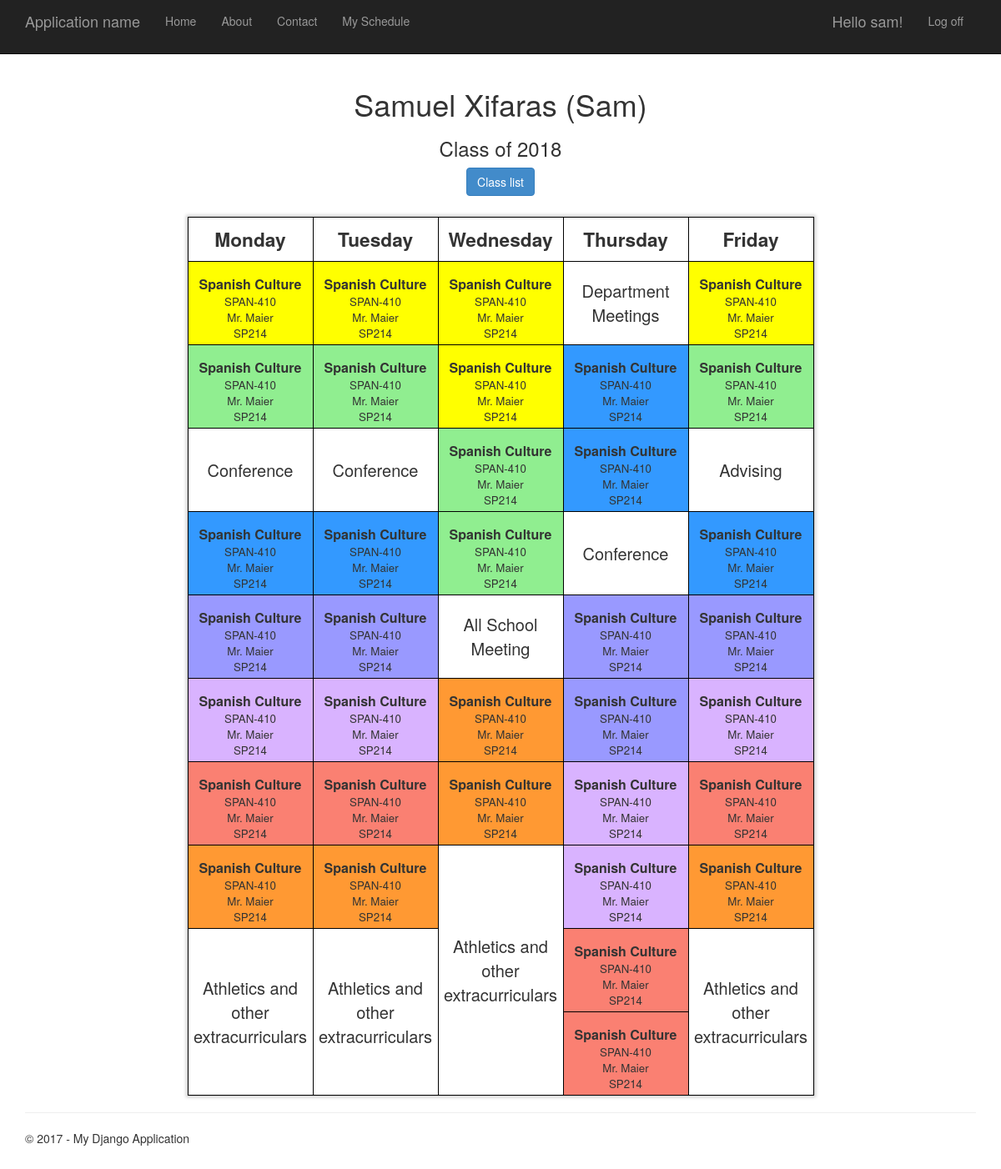
Screenshot of /schedule (signed in) with the database file from the repository.
### app/models.py (models this page shows)
class Schedule(models.Model):
    student = models.OneToOneField(Student)
    lunch_period = models.IntegerField(default=0)
    period1class = models.IntegerField(default=0)
    period2class = models.IntegerField(default=0)
    period3class = models.IntegerField(default=0)
    period4class = models.IntegerField(default=0)
    period5class = models.IntegerField(default=0)
    period6class = models.IntegerField(default=0)
    period7class = models.IntegerField(default=0)

class Student(models.Model):
    user = models.OneToOneField(User, null=True)
    student_id = models.CharField(max_length=7)
    student_name = models.CharField(max_length=100)
    student_email = models.CharField(max_length=100)
    student_nickname = models.CharField(max_length=20)
    graduation_year = models.IntegerField(default=0)

class Class(models.Model):
    title = models.CharField(max_length=25)
    department = models.CharField(max_length=4)
    level = models.CharField(max_length=4)
    period = models.IntegerField(default=0)
    instructor = models.CharField(max_length=40, blank=True, null=True)
    room = models.CharField(max_length=5)
    reddot = models.IntegerField(default=0) # 0 is no red dot, 1 is Monday, 2 Tuesday, etc.

### app/views.py (the view)
# urls.py: url(r'^schedule$', app.views.schedule, name='schedule'),
@login_required
def schedule(request):
    assert isinstance(request, HttpRequest)
    st = Student.objects.get(user=request.user)
    schedule = Schedule.objects.get(student=st)
    _class1 = Class.objects.get(id=schedule.period1class)
    _class2 = Class.objects.get(id=schedule.period2class)
    _class3 = Class.objects.get(id=schedule.period3class)
    _class4 = Class.objects.get(id=schedule.period4class)
    _class5 = Class.objects.get(id=schedule.period5class)
    _class6 = Class.objects.get(id=schedule.period6class)
    _class7 = Class.objects.get(id=schedule.period7class)
    context = {
        'title':'Schedule',
        'message':'Your application description page.',
        'year':datetime.now().year,
        'schedule':schedule,
        'class1':_class1,
        'class2':_class2,
        'class3':_class3,
        'class4':_class4,
        'class5':_class5,
        'class6':_class6,
        'class7':_class7
        }
    return render(
        request,
        'app/schedule.html',
        context
    )

### app/templates/app/schedule.html
{% extends "app/layout.html" %}
{% block content %}
<div id="scheduleheader">
    <h1>{{ schedule.student.student_name }} ({{schedule.student.student_nickname}})</h1>
    <h3>Class of {{schedule.student.graduation_year }}</h3>
    <p><a class="btn btn-primary btn-large" href="#">Class list</a></p>
</div>
<div id="schedulewrap">
    <table id="schedule">
        <thead>
            <tr>
                <td>Monday</td>
                <td>Tuesday</td>
                <td>Wednesday</td>
                <td>Thursday</td>
                <td>Friday</td>
            </tr>
        </thead>
        <tbody>
            <tr>
                <td style="background-color:yellow">{% include "app/classtemplate.html" with c=class1 %}</td>
                <td style="background-color:yellow">{% include "app/classtemplate.html" with c=class1 %}</td>
                <td style="background-color:yellow">{% include "app/classtemplate.html" with c=class1 %}</td>
                <td>Department Meetings</td>
                <td style="background-color:yellow">{% include "app/classtemplate.html" with c=class1 %}</td>
            </tr>
            <tr>
                <td style="background-color:lightgreen">{% include "app/classtemplate.html" with c=class2 %}</td>
                <td style="background-color:lightgreen">{% include "app/classtemplate.html" with c=class2 %}</td>
                <td style="background-color:yellow">{% include "app/classtemplate.html" with c=class1 %}</td>
                <td style="background-color:#3399ff">{% include "app/classtemplate.html" with c=class3 %}</td>
                <td style="background-color:lightgreen">{% include "app/classtemplate.html" with c=class2 %}</td>
            </tr>
            <tr>
                <td>Conference</td>
                <td>Conference</td>
                <td style="background-color:lightgreen">{% include "app/classtemplate.html" with c=class2 %}</td>
                <td style="background-color:#3399ff">{% include "app/classtemplate.html" with c=class3 %}</td>
                <td>Advising</td>
            </tr>
            <tr>
                <td style="background-color:#3399ff">{% include "app/classtemplate.html" with c=class3 %}</td>
                <td style="background-color:#3399ff">{% include "app/classtemplate.html" with c=class3 %}</td>
                <td style="background-color:lightgreen">{% include "app/classtemplate.html" with c=class2 %}</td>
                <td>Conference</td>
                <td style="background-color:#3399ff">{% include "app/classtemplate.html" with c=class3 %}</td>
            </tr>
            <tr>
                <td style="background-color:#9999ff">{% include "app/classtemplate.html" with c=class4 %}</td>
                <td style="background-color:#9999ff">{% include "app/classtemplate.html" with c=class4 %}</td>
                <td>All School<br /> Meeting</td>
                <td style="background-color:#9999ff">{% include "app/classtemplate.html" with c=class4 %}</td>
                <td style="background-color:#9999ff">{% include "app/classtemplate.html" with c=class4 %}</td>
            </tr>
            <tr>
                <td style="background-color:#d9b3ff">{% include "app/classtemplate.html" with c=class5 %}</td>
                <td style="background-color:#d9b3ff">{% include "app/classtemplate.html" with c=class5 %}</td>
                <td style="background-color:#ff9933">{% include "app/classtemplate.html" with c=class7 %}</td>
                <td style="background-color:#9999ff">{% include "app/classtemplate.html" with c=class4 %}</td>
                <td style="background-color:#d9b3ff">{% include "app/classtemplate.html" with c=class5 %}</td>
            </tr>
            <tr>
                <td style="background-color:#fa8072">{% include "app/classtemplate.html" with c=class6 %}</td>
                <td style="background-color:#fa8072">{% include "app/classtemplate.html" with c=class6 %}</td>
                <td style="background-color:#ff9933">{% include "app/classtemplate.html" with c=class7 %}</td>
                <td style="background-color:#d9b3ff">{% include "app/classtemplate.html" with c=class5 %}</td>
                <td style="background-color:#fa8072">{% include "app/classtemplate.html" with c=class6 %}</td>
            </tr>
            <tr>
                <td style="background-color:#ff9933">{% include "app/classtemplate.html" with c=class7 %}</td>
                <td style="background-color:#ff9933">{% include "app/classtemplate.html" with c=class7 %}</td>
                <td rowspan="3">Athletics and<br />other extracurriculars</td>
                <td style="background-color:#d9b3ff">{% include "app/classtemplate.html" with c=class5 %}</td>
                <td style="background-color:#ff9933">{% include "app/classtemplate.html" with c=class7 %}</td>
            </tr>
            <tr>
                <td rowspan="2">Athletics and<br />other extracurriculars</td>
                <td rowspan="2">Athletics and<br />other extracurriculars</td>
                <td style="background-color:#fa8072">{% include "app/classtemplate.html" with c=class6 %}</td>
                <td rowspan="2">Athletics and<br />other extracurriculars</td>
            </tr>
            <tr>
                <td style="background-color:#fa8072">{% include "app/classtemplate.html" with c=class6 %}</td>
            </tr>
        </tbody>
    </table>
</div>
{% endblock %}

### app/templates/app/layout.html (shortened to what this page needs)
﻿<!DOCTYPE html>
<html>
<head>
    {% load staticfiles %}
    <link rel="stylesheet" type="text/css" href="{% static 'app/content/bootstrap.min.css' %}" />
    <link rel="stylesheet" type="text/css" href="{% static 'app/content/site.css' %}" />
</head>
<body>
    <div class="navbar navbar-inverse navbar-fixed-top">
        <div class="container">
            <div class="navbar-header">
                <a href="/" class="navbar-brand">Application name</a>
            </div>
            <div class="navbar-collapse collapse">
                <ul class="nav navbar-nav">
                    <li><a href="{% url 'home' %}">Home</a></li>
                    <li><a href="{% url 'about' %}">About</a></li>
                    <li><a href="{% url 'contact' %}">Contact</a></li>
                    <li><a href="{% url 'schedule' %}">My Schedule</a></li>
                </ul>
                {% include 'app/loginpartial.html' %}
            </div>
        </div>
    </div>
    <div class="container body-content">
{% block content %}{% endblock %}
        <hr/>
        <footer>
            <p>&copy; {{ year }} - My Django Application</p>
        </footer>
    </div>
</body>
</html>

### app/templates/app/loginpartial.html (shortened to what this page needs)
{% if user.is_authenticated %}
<form id="logoutForm" action="/logout" method="post" class="navbar-right">
    <ul class="nav navbar-nav navbar-right">
        <li><span class="navbar-brand">Hello {{ user.username }}!</span></li>
        <li><a href="javascript:document.getElementById('logoutForm').submit()">Log off</a></li>
    </ul>
</form>
{% else %}
<ul class="nav navbar-nav navbar-right">
    <li><a href="{% url 'login' %}">Log in</a></li>
</ul>
{% endif %}

### app/templates/app/classtemplate.html (shortened to what this page needs)
<div class="class-display">
    <div class="field-wrapper">
        <div class="title" style="font-weight:bold;">{{ c.title }}</div>
        <div class="technicalname" style="font-size:10pt;">{{ c.department }}-{{ c.level }}</div>
        <div class="instructor" style="font-size:10pt;">{{ c.instructor }}</div>
        <div class="room" style="font-size:10pt;">{{ c.room }}</div>
    </div>
</div>

### app/static/app/content/site.css (style rules this page uses)
.body-content { padding-left: 15px; padding-right: 15px; }
#schedule { border-collapse: collapse; box-shadow: 0px 0px 4px 2px rgba(0,0,0,0.2); margin: 0px auto; }
#schedule td { border: 1px solid black; width: 150px; }
#schedule thead td { text-align: center; font-weight: bold; font-size: 17pt; padding: 10px; }
#schedule tbody td { height: 100px; text-align: center; font-size: 15pt; padding: 0px; }
div.class-display { width: 100%; height: 100%; position: relative; padding: 0px; margin: 0px; }
div.class-display > div.field-wrapper { height: 100%; position: absolute; top: 50%; transform: translateY(-50%); width: 100%; }
div.class-display > div.field-wrapper > div { text-align: center; width: 100%; font-size: 12pt; }
#scheduleheader { text-align: center; width:100%; padding-top: 15px; padding-bottom: 15px; }
#scheduleheader > h1, #scheduleheader > h3 { margin-left: auto; margin-right: auto; }
#scheduleheader > p { margin-left: auto; margin-right: auto; }

### rows the page displays
Schedule: student.student_name "Samuel Xifaras", student.student_nickname "Sam", student.graduation_year "2018"
Class: title "Spanish Culture Spanish Culture Spanish Culture Spanish Culture Spanish Culture Spanish Culture Spanish Culture Spanish Culture Spanish Culture Spanish Culture Spanish Culture Spanish Culture Spanish Culture Spanish Culture Spanish Culture Spanish Culture Spanish Culture Spanish Culture Spanish Culture Spanish Culture Spanish Culture Spanish Culture Spanish Culture Spanish Culture Spanish Culture Spanish Culture Spanish Culture Spanish Culture Spanish Culture Spanish Culture Spanish Culture Spanish Culture Spanish Culture Spanish Culture Spanish Culture", department "SPAN SPAN SPAN SPAN SPAN SPAN SPAN SPAN SPAN SPAN SPAN SPAN SPAN SPAN SPAN SPAN SPAN SPAN SPAN SPAN SPAN SPAN SPAN SPAN SPAN SPAN SPAN SPAN SPAN SPAN SPAN SPAN SPAN SPAN SPAN", level "410 410 410 410 410 410 410 410 410 410 410 410 410 410 410 410 410 410 410 410 410 410 410 410 410 410 410 410 410 410 410 410 410 410 410", instructor "Mr. Maier Mr. Maier Mr. Maier Mr. Maier Mr. Maier Mr. Maier Mr. Maier Mr. Maier Mr. Maier Mr. Maier Mr. Maier Mr. Maier Mr. Maier Mr. Maier Mr. Maier Mr. Maier Mr. Maier Mr. Maier Mr. Maier Mr. Maier Mr. Maier Mr. Maier Mr. Maier Mr. Maier Mr. Maier Mr. Maier Mr. Maier Mr. Maier Mr. Maier Mr. Maier Mr. Maier Mr. Maier Mr. Maier Mr. Maier Mr. Maier", room "SP214 SP214 SP214 SP214 SP214 SP214 SP214 SP214 SP214 SP214 SP214 SP214 SP214 SP214 SP214 SP214 SP214 SP214 SP214 SP214 SP214 SP214 SP214 SP214 SP214 SP214 SP214 SP214 SP214 SP214 SP214 SP214 SP214 SP214 SP214"

### other values shown
{{ user.username }} "sam"
